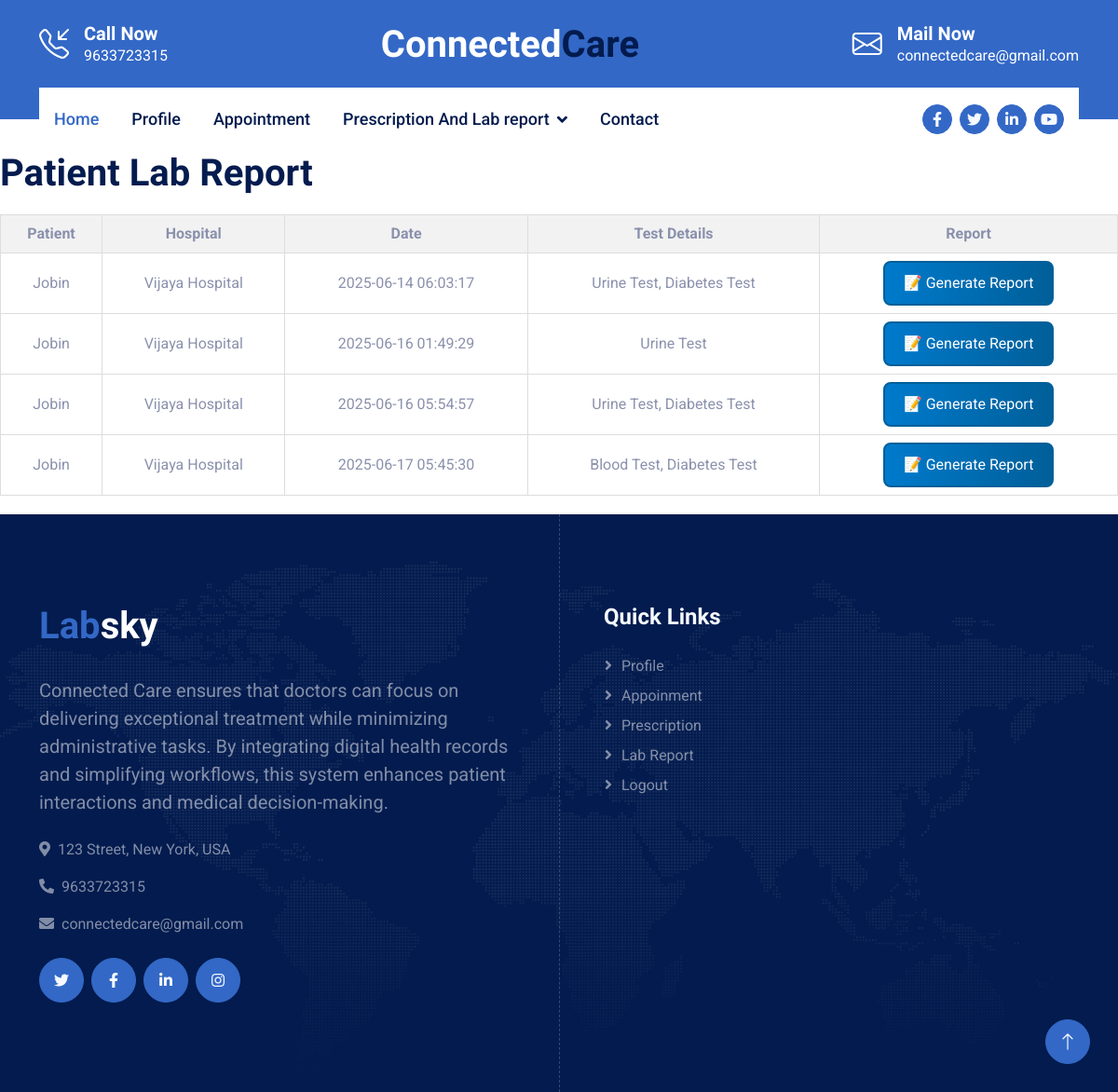
Page /lab_report_show_doc (signed in) on the committed database.
### hosp_app/models.py (models this page shows, shortened)
class Labtest(models.Model):
    app_id = models.ForeignKey(Appointment, on_delete=models.CASCADE)
    lab_id = models.ForeignKey(Lab, on_delete=models.CASCADE)
    curr_date = models.DateTimeField(auto_now_add=True)
    report_file = models.FileField(upload_to='lab_reports/', blank=True, null=True)
    report_given = models.TextField(blank=True, null=True)
    test_details = models.CharField(max_length=100)
    status = models.IntegerField(default=0)  # 0 = Payment Pending, 1 = Paid
    card_name = models.CharField(max_length=100, blank=True, null=True)
    card_number = models.CharField(max_length=16, blank=True, null=True)
    exp_date = models.CharField(max_length=10, blank=True, null=True)
    cvv = models.CharField(max_length=3, blank=True, null=True)
    test_details = models.TextField()
    total_price = models.DecimalField(max_digits=10, decimal_places=2, default=0.00)
    test_prices = models.JSONField(default=dict)

class Appointment(models.Model):
    pat_id=models.ForeignKey(Patient,on_delete=models.CASCADE)
    doc_id=models.ForeignKey(Doctor,on_delete=models.CASCADE)
    hosp_id=models.ForeignKey(Hosp,on_delete=models.CASCADE)
    book_date=models.DateField()
    book_time=models.TimeField()
    cancel=models.CharField(max_length=100)
    appointment_type = models.CharField(max_length=10,choices=[("Online", "Online"), ("Offline", "Offline")],blank=True,null=True)
    pres = models.CharField(max_length=100, blank=True, null=True)
    curr_date=models.DateTimeField(auto_now_add=True)
    url=models.CharField(max_length=100,null=True, blank=True)
    status=models.IntegerField(default=0,null=True, blank=True)

class Patient(models.Model):
    name = models.CharField(max_length=100)
    address = models.CharField(max_length=100)
    gender = models.CharField(max_length=100)
    age = models.CharField(max_length=100)
    contact = models.CharField(max_length=100)
    loginid = models.ForeignKey(Login, on_delete=models.CASCADE)
    pr_number = models.CharField(max_length=15, unique=True, blank=True, null=True)

class Hosp(models.Model):
    name=models.CharField(max_length=100)
    address=models.CharField(max_length=100)
    dist=models.CharField(max_length=100)
    city=models.CharField(max_length=100)
    contact=models.CharField(max_length=100)
    loginid=models.ForeignKey('Login',on_delete=models.CASCADE)

### hosp_app/views.py (the view)
# urls.py: path('lab_report_show_doc',views.lab_report_show_doc,name='lab_report_show_doc'),
def lab_report_show_doc(request):
    if 'user_id' in request.session:
        a = request.session.get('user_id')
        if not a:
            return redirect('login')
        doc = get_object_or_404(Doctor, loginid=a)
        lab_show = Labtest.objects.filter(app_id__doc_id=doc)
        return render(request, 'lab_report_show_doc.html', {'lab_show': lab_show})
    else:
        return redirect('login')

### hosp_app/templates/lab_report_show_doc.html (shortened to what this page needs)
{% extends "doc_header.html" %}
{% block content %}
<!DOCTYPE html>
<html>
<head>
</head>
<body>
    <h1>Patient Lab Report</h1>
    <table>
        <thead>
            <tr>
                <th>Patient</th>
                <th>Hospital</th>
                <th>Date</th>
                <th>Test Details</th>
                <th>Report</th>
            </tr>
        </thead>
        <tbody>
            {% for i in lab_show %}
            <tr>
                <td>{{ i.app_id.pat_id.name }}</td>
                <td>{{ i.app_id.hosp_id.name }}</td>
                <td>{{ i.curr_date|date:"Y-m-d H:i:s" }}</td>
                 <td>{{ i.test_details }}</td>
                 <td>
                        <a href="{% url 'generate_lab_report' i.id %}"
                           style="background: linear-gradient(to right, #007acc, #005f99);
                                  color: white;
                                  padding: 10px 20px;
                                  font-size: 16px;
                                  border: 2px solid #005f99;
                                  border-radius: 8px;
                                  text-decoration: none;
                                  display: inline-block;
                                  transition: 0.3s;">
                            📝 Generate Report
                        </a>
                </td>
            </tr>
            {% empty %}
            <tr>
                <td colspan="4">No prescriptions found.</td>
            </tr>
            {% endfor %}
        </tbody>
    </table>
</body>
</html>
{% endblock %}

### hosp_app/templates/lab_report_show_doc.html (style rules this page uses)
table { width: 100%; border-collapse: collapse; margin: 20px 0; }
th, td { border: 1px solid #ddd; padding: 8px; text-align: center; }
th { background-color: #f2f2f2; }

### rows in the picture
Labtest: app_id.pat_id.name "Jobin", app_id.hosp_id.name "Vijaya Hospital", curr_date "2025-06-14 06:03:17", test_details "Urine Test, Diabetes Test"
Labtest: app_id.pat_id.name "Jobin", app_id.hosp_id.name "Vijaya Hospital", curr_date "2025-06-16 01:49:29", test_details "Urine Test"
Labtest: app_id.pat_id.name "Jobin", app_id.hosp_id.name "Vijaya Hospital", curr_date "2025-06-16 05:54:57", test_details "Urine Test, Diabetes Test"
Labtest: app_id.pat_id.name "Jobin", app_id.hosp_id.name "Vijaya Hospital", curr_date "2025-06-17 05:45:30", test_details "Blood Test, Diabetes Test"
